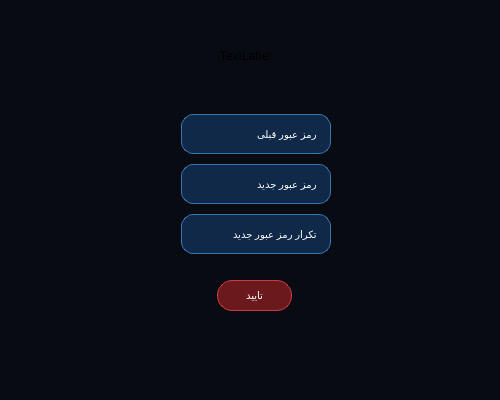
<?xml version="1.0" encoding="UTF-8"?>
<ui version="4.0">
 <class>Dialog</class>
 <widget class="QDialog" name="Dialog">
  <property name="geometry">
   <rect>
    <x>0</x>
    <y>0</y>
    <width>500</width>
    <height>400</height>
   </rect>
  </property>
  <property name="sizePolicy">
   <sizepolicy hsizetype="Fixed" vsizetype="Fixed">
    <horstretch>0</horstretch>
    <verstretch>0</verstretch>
   </sizepolicy>
  </property>
  <property name="minimumSize">
   <size>
    <width>500</width>
    <height>400</height>
   </size>
  </property>
  <property name="maximumSize">
   <size>
    <width>500</width>
    <height>400</height>
   </size>
  </property>
  <property name="windowTitle">
   <string>Dialog</string>
  </property>
  <property name="styleSheet">
   <string notr="true">QDialog {
    background-color: #080B12;
    border-radius: 20px;
}</string>
  </property>
  <widget class="QLineEdit" name="lineEdit">
   <property name="geometry">
    <rect>
     <x>181</x>
     <y>114</y>
     <width>150</width>
     <height>40</height>
    </rect>
   </property>
   <property name="sizePolicy">
    <sizepolicy hsizetype="Fixed" vsizetype="Fixed">
     <horstretch>0</horstretch>
     <verstretch>0</verstretch>
    </sizepolicy>
   </property>
   <property name="minimumSize">
    <size>
     <width>150</width>
     <height>27</height>
    </size>
   </property>
   <property name="maximumSize">
    <size>
     <width>150</width>
     <height>40</height>
    </size>
   </property>
   <property name="styleSheet">
    <string notr="true">QLineEdit {
    background-color: rgba(40, 120, 220, 70);
    border: 1px solid rgba(80, 170, 255, 160);
    border-radius: 12px;
    padding: 8px;
    color: white;
    font-size: 10px;
}

QLineEdit:hover {
    border: 1px solid #4DA6FF;
}

QLineEdit:focus {
    border: 2px solid #2196F3;
    background-color: rgba(40, 120, 220, 100);
}</string>
   </property>
   <property name="text">
    <string>رمز عبور قبلی</string>
   </property>
  </widget>
  <widget class="QLineEdit" name="lineEdit_2">
   <property name="geometry">
    <rect>
     <x>181</x>
     <y>164</y>
     <width>150</width>
     <height>40</height>
    </rect>
   </property>
   <property name="sizePolicy">
    <sizepolicy hsizetype="Fixed" vsizetype="Fixed">
     <horstretch>0</horstretch>
     <verstretch>0</verstretch>
    </sizepolicy>
   </property>
   <property name="minimumSize">
    <size>
     <width>150</width>
     <height>31</height>
    </size>
   </property>
   <property name="maximumSize">
    <size>
     <width>133</width>
     <height>40</height>
    </size>
   </property>
   <property name="styleSheet">
    <string notr="true">QLineEdit {
    background-color: rgba(40, 120, 220, 70);
    border: 1px solid rgba(80, 170, 255, 160);
    border-radius: 12px;
    padding: 8px;
    color: white;
    font-size: 10px;
}

QLineEdit:hover {
    border: 1px solid #4DA6FF;
}

QLineEdit:focus {
    border: 2px solid #2196F3;
    background-color: rgba(40, 120, 220, 100);
}</string>
   </property>
   <property name="text">
    <string>رمز عبور جدید</string>
   </property>
  </widget>
  <widget class="QLineEdit" name="lineEdit_3">
   <property name="geometry">
    <rect>
     <x>181</x>
     <y>214</y>
     <width>150</width>
     <height>40</height>
    </rect>
   </property>
   <property name="sizePolicy">
    <sizepolicy hsizetype="Fixed" vsizetype="Fixed">
     <horstretch>0</horstretch>
     <verstretch>0</verstretch>
    </sizepolicy>
   </property>
   <property name="minimumSize">
    <size>
     <width>150</width>
     <height>31</height>
    </size>
   </property>
   <property name="maximumSize">
    <size>
     <width>133</width>
     <height>40</height>
    </size>
   </property>
   <property name="styleSheet">
    <string notr="true">QLineEdit {
    background-color: rgba(40, 120, 220, 70);
    border: 1px solid rgba(80, 170, 255, 160);
    border-radius: 12px;
    padding: 8px;
    color: white;
    font-size: 10px;
}

QLineEdit:hover {
    border: 1px solid #4DA6FF;
}

QLineEdit:focus {
    border: 2px solid #2196F3;
    background-color: rgba(40, 120, 220, 100);
}</string>
   </property>
   <property name="text">
    <string>تکرار رمز عبور جدید</string>
   </property>
  </widget>
  <widget class="QPushButton" name="pushButton">
   <property name="geometry">
    <rect>
     <x>217</x>
     <y>280</y>
     <width>75</width>
     <height>31</height>
    </rect>
   </property>
   <property name="styleSheet">
    <string notr="true">QPushButton {
    background-color: rgba(220, 40, 40, 120);
    border: 1px solid rgba(255, 80, 80, 180);
    border-radius: 15px;
    color: white;
    padding: 8px 20px;
    font-size: 10px;
}

QPushButton:hover {
    background-color: rgba(255, 50, 50, 170);
    border: 1px solid rgba(255, 120, 120, 220);
}

QPushButton:pressed {
    background-color: rgba(180, 20, 20, 200);
}</string>
   </property>
   <property name="text">
    <string>تایید</string>
   </property>
  </widget>
  <widget class="QLabel" name="label">
   <property name="geometry">
    <rect>
     <x>220</x>
     <y>30</y>
     <width>51</width>
     <height>51</height>
    </rect>
   </property>
   <property name="text">
    <string>TextLabel</string>
   </property>
  </widget>
 </widget>
 <resources/>
 <connections/>
</ui>
